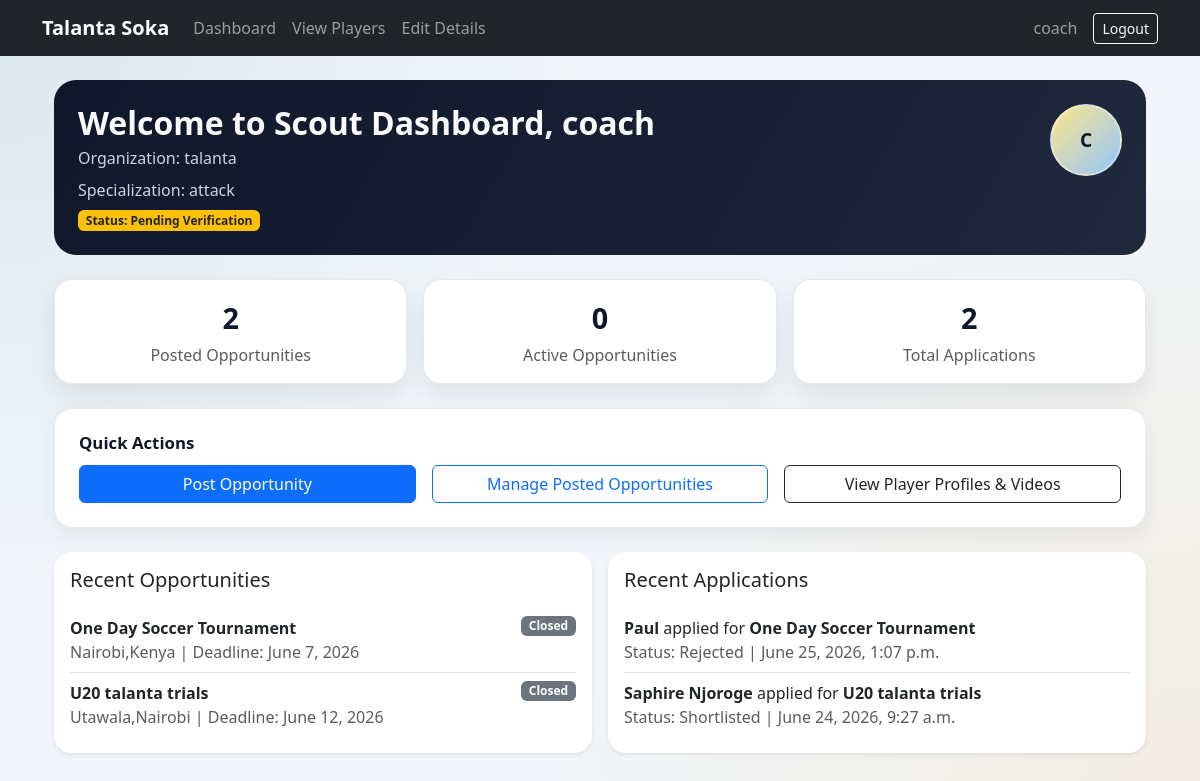
/scout/dashboard/ (signed in), run on the app's committed database.
### users/models.py (models this page shows, shortened)
class User(AbstractBaseUser, PermissionsMixin):
    full_name = models.CharField(max_length=150)
    email = models.EmailField(unique=True)
    ROLE_CHOICES = [
        ('player','Player'),
        ('scout', 'Scout'),
    ]
    role = models.CharField(max_length=20, choices=ROLE_CHOICES, default='player')
    is_active = models.BooleanField(default=True)
    is_staff = models.BooleanField(default=False)
    USERNAME_FIELD = 'email'
    REQUIRED_FIELDS = ['full_name']
    objects = UserManager()

### scouts/models.py (models this page shows, shortened)
class Scout(models.Model):
  user = models.OneToOneField(
      User,
      on_delete=models.CASCADE,
      related_name='scout_profile'
  )
  organization = models.CharField(max_length=100)
  specialization = models.CharField(max_length=120)
  verification_document = models.FileField(
      upload_to='scout_verification_docs/',
      validators=[FileExtensionValidator(['pdf', 'doc', 'docx'])]
  )
  profile_photo = models.ImageField(
      upload_to='profile_photos/',
      blank=True,
      null=True
  )
  verified = models.BooleanField(default=False)

### opportunities/models.py (models this page shows, shortened)
class Opportunity(models.Model):
	scout = models.ForeignKey(
		settings.AUTH_USER_MODEL,
		on_delete=models.CASCADE,
		related_name='posted_opportunities',
	)
	title = models.CharField(max_length=150)
	organization = models.CharField(max_length=150)
	description = models.TextField()
	poster_image = models.ImageField(upload_to='opportunity_posters/', blank=True, null=True)
	location = models.CharField(max_length=120)
	deadline = models.DateField()
	max_applications = models.PositiveIntegerField(blank=True, null=True)
	is_active = models.BooleanField(default=True)
	created_at = models.DateTimeField(auto_now_add=True)
	updated_at = models.DateTimeField(auto_now=True)
	class Meta:
		ordering = ['-created_at']

class Application(models.Model):
	STATUS_CHOICES = [
		('pending', 'Pending'),
		('shortlisted', 'Shortlisted'),
		('rejected', 'Rejected'),
	]
	opportunity = models.ForeignKey(
		Opportunity,
		on_delete=models.CASCADE,
		related_name='applications',
	)
	player = models.ForeignKey(
		settings.AUTH_USER_MODEL,
		on_delete=models.CASCADE,
		related_name='opportunity_applications',
	)
	motivation = models.TextField(blank=True)
	status = models.CharField(max_length=20, choices=STATUS_CHOICES, default='pending')
	applied_at = models.DateTimeField(auto_now_add=True)
	class Meta:
		ordering = ['-applied_at']
		constraints = [
			models.UniqueConstraint(
				fields=['opportunity', 'player'],
				name='unique_player_opportunity_application',
			)
		]

### scouts/views.py (the view)
# urls.py: path('dashboard/',views.dashboard,name='player_dashboard'),
@login_required
def dashboard(request):
    if request.user.role != 'scout':
        messages.error(request, 'Only scouts can access the scout dashboard.')
        return redirect('player_dashboard')
    scout_profile = request.user.scout_profile
    first_name = (request.user.full_name or 'Scout').split()[0]
    posted_opportunities = Opportunity.objects.filter(scout=request.user)
    active_opportunities = posted_opportunities.filter(is_active=True)
    total_applications = Application.objects.filter(opportunity__scout=request.user).count()
    recent_opportunities = posted_opportunities[:5]
    recent_applications = (
        Application.objects.select_related('opportunity', 'player')
        .filter(opportunity__scout=request.user)[:5]
    )
    return render(
        request,
        'scouts/scoutdashboard.html',
        {
            'scout_profile': scout_profile,
            'first_name': first_name,
            'posted_count': posted_opportunities.count(),
            'active_count': active_opportunities.count(),
            'applications_count': total_applications,
            'recent_opportunities': recent_opportunities,
            'recent_applications': recent_applications,
        }
    )

### templates/scouts/scoutdashboard.html (shortened to what this page needs)
{% extends 'base.html' %}
{% block content %}
<div class="container mt-4">
    <div class="dashboard-hero mb-4">
        <div class="d-flex justify-content-between align-items-start gap-3">
            <div>
                <h2 class="fw-bold mb-1">Welcome to Scout Dashboard, {{ first_name }}</h2>
                <p class="text-muted mb-2">Organization: {{ scout_profile.organization }}</p>
                <p class="text-muted mb-0">Specialization: {{ scout_profile.specialization }}</p>
                {% if scout_profile.verified %}
                    <span class="badge bg-success mt-2">Status: Verified</span>
                {% else %}
                    <span class="badge bg-warning text-dark mt-2">Status: Pending Verification</span>
                {% endif %}
            </div>
            {% if scout_profile.profile_photo %}
                <img src="{{ scout_profile.profile_photo.url }}" alt="{{ first_name }}" class="hero-avatar">
            {% else %}
                <div class="hero-avatar-fallback">{{ first_name|slice:':1'|upper }}</div>
            {% endif %}
        </div>
    </div>
    <div class="row g-3 mb-4">
        <div class="col-md-4">
            <div class="card stat-card h-100 text-center">
                <div class="card-body">
                    <div class="stat-value">{{ posted_count }}</div>
                    <p class="text-muted mb-0">Posted Opportunities</p>
                </div>
            </div>
        </div>
        <div class="col-md-4">
            <div class="card stat-card h-100 text-center">
                <div class="card-body">
                    <div class="stat-value">{{ active_count }}</div>
                    <p class="text-muted mb-0">Active Opportunities</p>
                </div>
            </div>
        </div>
        <div class="col-md-4">
            <div class="card stat-card h-100 text-center">
                <div class="card-body">
                    <div class="stat-value">{{ applications_count }}</div>
                    <p class="text-muted mb-0">Total Applications</p>
                </div>
            </div>
        </div>
    </div>
    <div class="panel-soft p-3 p-md-4 mb-4">
            <h4 class="section-title">Quick Actions</h4>
            <div class="row g-3">
                <div class="col-md-4">
                    <a href="{% url 'post_opportunity' %}" class="btn btn-primary w-100">Post Opportunity</a>
                </div>
                <div class="col-md-4">
                    <a href="{% url 'manage_posted_opportunities' %}" class="btn btn-outline-primary w-100">Manage Posted Opportunities</a>
                </div>
                <div class="col-md-4">
                    <a href="{% url 'scout_player_directory' %}" class="btn btn-outline-dark w-100">View Player Profiles & Videos</a>
                </div>
            </div>
    </div>
    <div class="row g-3">
        <div class="col-lg-6">
            <div class="card shadow-sm border-0 h-100">
                <div class="card-body">
                    <h5 class="mb-3">Recent Opportunities</h5>
                    {% if recent_opportunities %}
                        <ul class="list-group list-group-flush">
                            {% for opportunity in recent_opportunities %}
                                <li class="list-group-item px-0 d-flex justify-content-between align-items-start">
                                    <div>
                                        <strong>{{ opportunity.title }}</strong>
                                        <div class="text-muted">{{ opportunity.location }} | Deadline: {{ opportunity.deadline }}</div>
                                    </div>
                                    {% if opportunity.is_active %}
                                        <span class="badge bg-success">Active</span>
                                    {% else %}
                                        <span class="badge bg-secondary">Closed</span>
                                    {% endif %}
                                </li>
                            {% endfor %}
                        </ul>
                    {% else %}
                        <p class="text-muted mb-0">No opportunities posted yet.</p>
                    {% endif %}
                </div>
            </div>
        </div>
        <div class="col-lg-6">
            <div class="card shadow-sm border-0 h-100">
                <div class="card-body">
                    <h5 class="mb-3">Recent Applications</h5>
                    {% if recent_applications %}
                        <ul class="list-group list-group-flush">
                            {% for application in recent_applications %}
                                <li class="list-group-item px-0">
                                    <strong>{{ application.player.full_name }}</strong>
                                    applied for
                                    <strong>{{ application.opportunity.title }}</strong>
                                    <div class="text-muted">Status: {{ application.get_status_display }} | {{ application.applied_at }}</div>
                                </li>
                            {% endfor %}
                        </ul>
                    {% else %}
                        <p class="text-muted mb-0">No applications received yet.</p>
                    {% endif %}
                </div>
            </div>
        </div>
    </div>
</div>
{% endblock %}

### templates/base.html (shortened to what this page needs)
{% load static %}
<!DOCTYPE html>
<html lang="en">
<head>
    <link href="https://cdn.jsdelivr.net/npm/bootstrap@5.3.3/dist/css/bootstrap.min.css" rel="stylesheet">
</head>
<body>
<nav class="navbar navbar-expand-lg navbar-dark bg-dark">
    <div class="container">
        <a class="navbar-brand" href="{% url 'home' %}">
            Talanta Soka
        </a>
        <div class="collapse navbar-collapse"
             id="navbarContent">
            <ul class="navbar-nav me-auto">
                <li class="nav-item">
                    {% if user.is_authenticated and user.is_staff %}
                        <a class="nav-link" href="{% url 'admin_dashboard' %}">
                    {% elif user.is_authenticated and user.role == 'player' %}
                        <a class="nav-link" href="{% url 'player_dashboard' %}">
                    {% elif user.is_authenticated and user.role == 'scout' %}
                        <a class="nav-link" href="{% url 'scout_dashboard' %}">
                    {% else %}
                        <a class="nav-link" href="{% url 'home' %}">
                    {% endif %}
                        Dashboard
                    </a>
                </li>
                <li class="nav-item">
                    {% if user.is_authenticated and user.is_staff %}
                        <a class="nav-link" href="{% url 'admin_users' %}">Users</a>
                    {% elif user.is_authenticated and user.role == 'player' %}
                        <a class="nav-link" href="{% url 'player_profile' %}">Profile</a>
                    {% elif user.is_authenticated and user.role == 'scout' %}
                        <a class="nav-link" href="{% url 'scout_player_directory' %}">View Players</a>
                    {% else %}
                        <a class="nav-link" href="{% url 'login' %}">Login</a>
                    {% endif %}
                </li>
                {% if user.is_authenticated and user.role == 'scout' and not user.is_staff %}
                    <li class="nav-item">
                        <a class="nav-link" href="{% url 'scout_edit_details' %}">Edit Details</a>
                    </li>
                {% endif %}
            </ul>
            {% if user.is_authenticated %}
                <span class="navbar-text me-3">
                    {{ user.full_name }}
                </span>
                <a href="{% url 'logout' %}"
                   class="btn btn-outline-light btn-sm">
                    Logout
                </a>
            {% endif %}
        </div>
    </div>
</nav>
<div class="container mt-4">
    <div class="position-fixed top-0 end-0 p-3" style="z-index:1080;">
    </div>
    {% block content %}
    {% endblock %}
</div>
</body>
</html>

### templates/base.html (style rules this page uses)
body { background: radial-gradient(circle at top left, rgba(14,116,144,.10), transparent 40%), radial-gradient(circle at bottom right, rgba(245,158,11,.10), transparent 45%), #f1f5f9; min-height:100vh; }
.navbar-brand { font-weight:bold; }
.card { border:none; border-radius:18px; box-shadow:0 12px 24px rgba(15,23,42,.08); }
.dashboard-hero { background:linear-gradient(120deg,#0f172a,#1e293b); color:#f8fafc; border-radius:22px; padding:24px; }
.dashboard-hero .text-muted { color:#cbd5e1 !important; }
.stat-card { border-radius:18px; border:1px solid rgba(148,163,184,.24); background:#ffffff; transition:transform .2s ease, box-shadow .2s ease; }
.stat-value { font-size:1.8rem; font-weight:800; color:#0f172a; margin-bottom:4px; }
.section-title { font-size:1.05rem; font-weight:700; color:#0f172a; margin-bottom:12px; }
.panel-soft { border:1px solid rgba(148,163,184,.22); border-radius:18px; background:#fff; box-shadow:0 8px 22px rgba(15,23,42,.06); }
.hero-avatar-fallback { width:72px; height:72px; border-radius:50%; display:grid; place-items:center; font-weight:800; font-size:1.2rem; color:#0f172a; background:linear-gradient(135deg,#fde68a,#93c5fd); border:2px solid rgba(255,255,255,.35); }

### data on the page
User: full_name "coach", full_name "C"
Scout: organization "talanta", specialization "attack"
Opportunity: title "One Day Soccer Tournament", location "Nairobi,Kenya", deadline "June 7, 2026", is_active "Closed"
Opportunity: title "U20 talanta trials", location "Utawala,Nairobi", deadline "June 12, 2026", is_active "Closed"
Application: player.full_name "Paul", opportunity "One Day Soccer Tournament", status "Rejected", applied_at "June 25, 2026, 1:07 p.m."
Application: player.full_name "Saphire Njoroge", opportunity "U20 talanta trials", status "Shortlisted", applied_at "June 24, 2026, 9:27 a.m."

### other printed values
{{ posted_count }} "2"
{{ active_count }} "0"
{{ applications_count }} "2"
